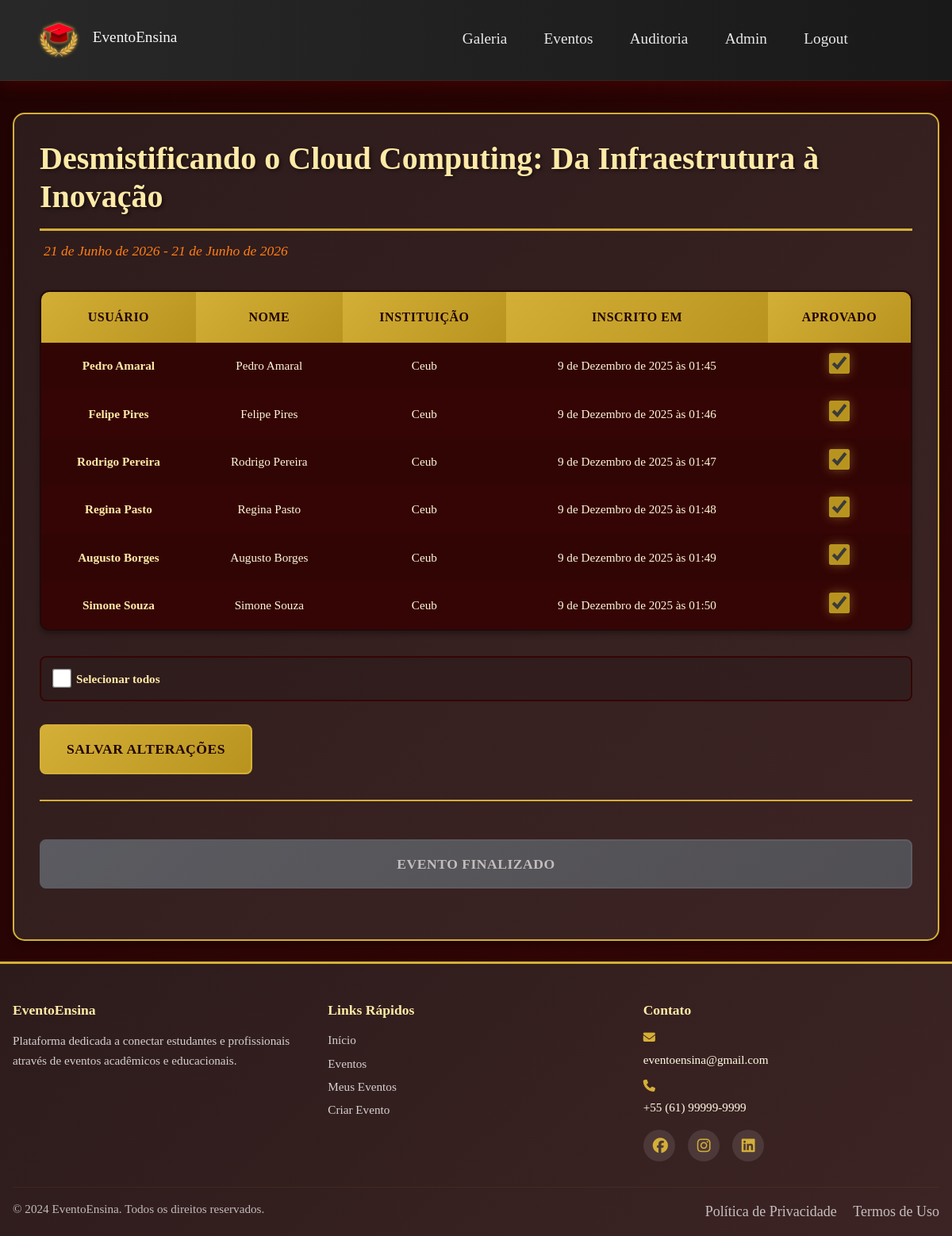
Screenshot of /eventos/gerenciar/7/ (signed in) with the database file from the repository.
### eventos/models.py (models this page shows, shortened)
class Evento(models.Model):
    MODALIDADES = [
        ('online', 'Online'),
        ('presencial', 'Presencial'),
        ('hibrido', 'Híbrido'),
    ]
    titulo = models.CharField(max_length=200)
    tipo = models.ForeignKey(TipoEvento, on_delete=models.CASCADE)
    modalidade = models.CharField(max_length=10, choices=MODALIDADES)
    data_inicio = models.DateField()
    data_fim = models.DateField()
    horario = models.TimeField()
    local = models.CharField(max_length=200, blank=True, null=True)
    link = models.URLField(blank=True, null=True)
    quantidade_participantes = models.PositiveIntegerField(null=True, blank=True)
    sem_limites = models.BooleanField(default=False)
    organizador = models.CharField(max_length=200, null=True, blank=True)
    criador = dj_models.ForeignKey(
        'usuarios.Usuario',
        on_delete=dj_models.SET_NULL,
        null=True,
        blank=True,
        related_name='eventos_criados'
    )
    def evento_thumb_upload_to(instance, filename):
        """
        Define o caminho de upload da imagem principal (thumb) do evento.
        Sempre substitui a anterior com nome fixo 'thumb.ext'.
        """
        date_str = instance.data_inicio.strftime('%Y_%m_%d') if instance.data_inicio else 'sem_data'
        slug = slugify(instance.titulo)
        ext = os.path.splitext(filename)[1]
        return f'eventos/{date_str}_{slug}/thumb{ext}'
    thumb = models.ImageField(upload_to=evento_thumb_upload_to, blank=True, null=True)
    descricao = models.TextField(blank=True, null=True)
    horas = models.DecimalField(max_digits=5, decimal_places=2, null=True, blank=True)
    gallery_slug = models.CharField(max_length=255, blank=True, null=True)
    finalizado = models.BooleanField(default=False)

class InscricaoEvento(models.Model):
    evento = models.ForeignKey(Evento, on_delete=models.CASCADE)
    inscrito = dj_models.ForeignKey('usuarios.Usuario', on_delete=dj_models.CASCADE)
    is_validated = models.BooleanField(default=False)
    data_inscricao = models.DateTimeField(auto_now_add=True)

### usuarios/models.py (models this page shows, shortened)
class Usuario(models.Model):
    nome = models.CharField(max_length=150)
    telefone = models.CharField(max_length=32, blank=True, null=True)
    instituicao = models.ForeignKey(Instituicao, on_delete=models.SET_NULL, null=True, blank=True)
    tipo = models.ForeignKey(TipoUsuario, on_delete=models.CASCADE)
    nome_usuario = models.CharField(max_length=50, unique=True)
    email = models.EmailField(blank=True, null=True)
    senha = models.CharField(max_length=128, blank=True, null=True)
    user = models.OneToOneField(settings.AUTH_USER_MODEL, on_delete=models.SET_NULL, null=True, blank=True, related_name='profile')
    base_dir = models.CharField(max_length=255, blank=True, null=True)

class Instituicao(models.Model):
    nome = models.CharField(max_length=150)
    cidade = models.CharField(max_length=100, blank=True, null=True)
    estado = models.CharField(max_length=50, blank=True, null=True)
    pais = models.CharField(max_length=50, default='Brasil')
    email = models.EmailField(blank=True, null=True)
    telefone = models.CharField(max_length=25, blank=True, null=True)

### eventos/views.py (the view, shortened to what this page needs)
# urls.py: path('gerenciar/<int:evento_id>/', views.gerenciar_evento, name='gerenciar_evento'),
@login_required
def gerenciar_evento(request, evento_id):
    usuario = get_current_usuario(request)
    evento = get_object_or_404(Evento, pk=evento_id)
    if not _is_event_owner(request, usuario, evento):
        logging.warning(f'Permissão negada gerenciar_evento: evento={evento.id} usuario={getattr(usuario, "id", None)}')
        messages.error(request, 'Acesso negado: apenas o organizador pode gerenciar este evento.')
        return redirect('meus_eventos')
    inscritos = evento.inscricaoevento_set.select_related('inscrito')
    return render(request, 'eventos/gerenciar_evento.html', {
        'evento': evento,
        'inscritos': inscritos,
        'nav_items': nav_items,
        'usuario': usuario
    })

### eventos/views.py (called while the page is built)
def _is_event_owner(request, usuario_obj, ev):
    try:
        if ev.criador and usuario_obj and ev.criador.id == usuario_obj.id:
            return True
        if request.user.is_authenticated and getattr(request.user, 'is_staff', False):
            return True
        if usuario_obj and getattr(usuario_obj.tipo, 'tipo', '').lower() == 'professor':
            return False
        return False
    except Exception:
        return False

### eventos/templates/eventos/gerenciar_evento.html (shortened to what this page needs)
{% extends 'base/base.html' %}
{% load static %}
{% block extra_css %}
<link rel="stylesheet" href="{% static 'css/gerenciar_evento.css' %}">
{% endblock %}
{% block content %}
<div class="container mt-4">
    <h1>{{ evento.titulo }}</h1>
    <p class="text-muted">
        {{ evento.data_inicio }}{% if evento.data_fim %} - {{ evento.data_fim }}{% endif %}
    </p>
    <form method="post">
        <table class="table table-striped">
            <thead>
                <tr>
                    <th>Usuário</th>
                    <th>Nome</th>
                    <th>Instituição</th>
                    <th>Inscrito em</th>
                    <th>Aprovado</th>
                </tr>
            </thead>
            <tbody>
                {% for inscr in inscritos %}
                <tr>
                    <td>{{ inscr.inscrito.nome_usuario }}</td>
                    <td>{{ inscr.inscrito.nome }}</td>
                    <td>
                        {% if inscr.inscrito.instituicao %}
                            {{ inscr.inscrito.instituicao.nome }}
                        {% else %}
                            -
                        {% endif %}
                    </td>
                    <td>{{ inscr.data_inscricao }}</td>
                    <td>
                        <input type="checkbox" class="validate-checkbox" name="validate_{{ inscr.id }}" {% if inscr.is_validated %}checked{% endif %}>
                    </td>
                </tr>
                {% endfor %}
            </tbody>
        </table>
        <div class="mb-3">
            <label><input type="checkbox" id="select-all"> Selecionar todos</label>
        </div>
        <button type="submit" class="btn btn-primary">Salvar alterações</button>
    </form>
    <form method="post" action="{% url 'finalizar_evento' evento.id %}" class="mt-3">
        <button type="submit" class="btn btn-danger" {% if evento.finalizado %}disabled{% endif %}>
            {% if evento.finalizado %}
                Evento finalizado
            {% else %}
                Finalizar evento (publicar certificados)
            {% endif %}
        </button>
    </form>
</div>
{% endblock %}

### static/styles/base.css (style rules this page uses)
* { margin: 0; padding: 0; box-sizing: border-box; }
:root { --primary-gold: #d4af37; --primary-gold-dark: #b8941f; --primary-orange: #ff7f16; --success-green: #28a745; --danger-red: #dc3545; --background-base-dark: #200303; --background-base-medium: #350505; --background-card: linear-gradient(135deg, #2d1b1b 0%, #3d2424 100%); --background-card-hover: linear-gradient(135deg, #3d2424 0%, #4d2c2c 100%); --text-light: #fff7d9; --text-brighter: #fffbe6; --text-heading: #ffeaa7; --text-muted: #ff7f16; --border-color: #d4af37; --card-shadow: 0 4px 6px rgba(0, 0, 0, 0.3); --card-shadow-hover: 0 6px 12px rgba(212, 175, 55, 0.2); }
body { font-family: 'Georgia', 'Times New Roman', serif; background: linear-gradient(135deg, var(--background-base-dark) 0%, var(--background-base-medium) 100%) no-repeat fixed; color: var(--text-light); min-height: 100vh; line-height: 1.6; font-size: 18px; display: flex; flex-direction: column; }
h1, h2, h3, h4, h5 { color: var(--text-heading); margin-bottom: 0.5rem; }
h1 { font-size: 2rem; }
p, li, label { color: var(--text-light); font-size: 0.95rem; line-height: 1.4; }
.text-muted { color: var(--text-muted) !important; padding: 5px; }
a, .btn { color: var(--text-brighter); text-decoration: none; }
.btn { padding: 0.6rem 1rem; margin-top: 5px; background: #8b0000; color: #f8f8f8; text-align: center; text-decoration: none; border-radius: 6px; font-weight: 600; transition: all 0.3s ease; font-size: 0.9rem; min-height: 40px; display: flex; align-items: center; justify-content: center; border: 2px solid transparent; }
.btn-primary { background: linear-gradient(135deg, #a66b03 0%, #7a4a02 100%); border: none; color: #fff; }
input, textarea, select { background: rgba(255,255,255,0.05); color: var(--text-brighter); border: 1px solid var(--border-color); font-size: 1rem; padding: 0.7rem; border-radius: 6px; width: 100%; }
input::placeholder, textarea::placeholder { color: rgba(255,255,255,0.6); font-size: 0.9rem; }
.mb-3 { margin-bottom: 1.5rem; }
.mt-3 { margin-top: 1.5rem; }
.mt-4 { margin-top: 2rem; }
.container { max-width: 1200px; margin: 0 auto; padding: 0 1rem; }
html, body { height: 100%; }

### rows the page displays
Evento: titulo "Desmistificando o Cloud Computing: Da Infraestrutura à Inovação", data_inicio "21 de Junho de 2026", data_fim "21 de Junho de 2026"
InscricaoEvento: inscrito.nome_usuario "Pedro Amaral", inscrito.nome "Pedro Amaral", inscrito.instituicao.nome "Ceub", data_inscricao "9 de Dezembro de 2025 às 01:45", is_validated "☑"
InscricaoEvento: inscrito.nome_usuario "Felipe Pires", inscrito.nome "Felipe Pires", inscrito.instituicao.nome "Ceub", data_inscricao "9 de Dezembro de 2025 às 01:46", is_validated "☑"
InscricaoEvento: inscrito.nome_usuario "Rodrigo Pereira", inscrito.nome "Rodrigo Pereira", inscrito.instituicao.nome "Ceub", data_inscricao "9 de Dezembro de 2025 às 01:47", is_validated "☑"
InscricaoEvento: inscrito.nome_usuario "Regina Pasto", inscrito.nome "Regina Pasto", inscrito.instituicao.nome "Ceub", data_inscricao "9 de Dezembro de 2025 às 01:48", is_validated "☑"
InscricaoEvento: inscrito.nome_usuario "Augusto Borges", inscrito.nome "Augusto Borges", inscrito.instituicao.nome "Ceub", data_inscricao "9 de Dezembro de 2025 às 01:49", is_validated "☑"
InscricaoEvento: inscrito.nome_usuario "Simone Souza", inscrito.nome "Simone Souza", inscrito.instituicao.nome "Ceub", data_inscricao "9 de Dezembro de 2025 às 01:50", is_validated "☑"

### other values shown
{{ item.label }} "Galeria" "Eventos" "Auditoria" "Admin" "Logout"
